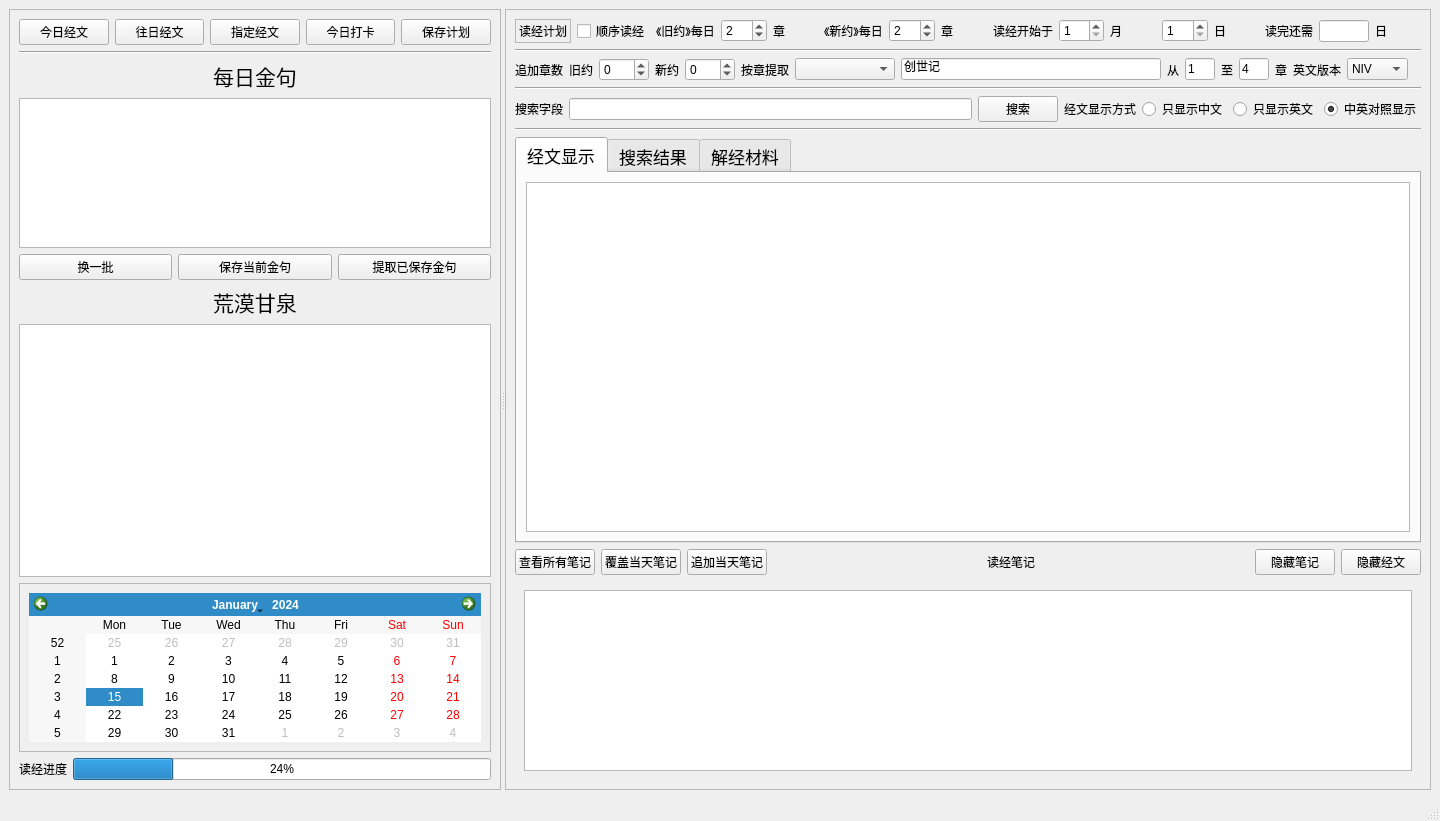
<?xml version="1.0" encoding="UTF-8"?>
<ui version="4.0">
 <class>MainWindow</class>
 <widget class="QMainWindow" name="MainWindow">
  <property name="geometry">
   <rect>
    <x>0</x>
    <y>0</y>
    <width>1440</width>
    <height>821</height>
   </rect>
  </property>
  <property name="windowTitle">
   <string>MainWindow</string>
  </property>
  <widget class="QWidget" name="centralwidget">
   <layout class="QHBoxLayout" name="horizontalLayout">
    <item>
     <widget class="QSplitter" name="splitter">
      <property name="orientation">
       <enum>Qt::Horizontal</enum>
      </property>
      <widget class="QFrame" name="frame">
       <property name="sizePolicy">
        <sizepolicy hsizetype="Minimum" vsizetype="Preferred">
         <horstretch>0</horstretch>
         <verstretch>0</verstretch>
        </sizepolicy>
       </property>
       <property name="minimumSize">
        <size>
         <width>450</width>
         <height>0</height>
        </size>
       </property>
       <property name="frameShape">
        <enum>QFrame::StyledPanel</enum>
       </property>
       <property name="frameShadow">
        <enum>QFrame::Raised</enum>
       </property>
       <layout class="QVBoxLayout" name="verticalLayout">
        <item>
         <layout class="QHBoxLayout" name="horizontalLayout_3">
          <item>
           <widget class="QPushButton" name="pushButton_today">
            <property name="text">
             <string>今日经文</string>
            </property>
           </widget>
          </item>
          <item>
           <widget class="QPushButton" name="pushButton_before">
            <property name="text">
             <string>往日经文</string>
            </property>
           </widget>
          </item>
          <item>
           <widget class="QPushButton" name="pushButton_specified">
            <property name="text">
             <string>指定经文</string>
            </property>
           </widget>
          </item>
          <item>
           <widget class="QPushButton" name="pushButton_check">
            <property name="text">
             <string>今日打卡</string>
            </property>
           </widget>
          </item>
          <item>
           <widget class="QPushButton" name="pushButton_save_plan">
            <property name="text">
             <string>保存计划</string>
            </property>
           </widget>
          </item>
         </layout>
        </item>
        <item>
         <widget class="Line" name="line_5">
          <property name="orientation">
           <enum>Qt::Horizontal</enum>
          </property>
         </widget>
        </item>
        <item>
         <widget class="QLabel" name="label_17">
          <property name="font">
           <font>
            <pointsize>16</pointsize>
           </font>
          </property>
          <property name="text">
           <string>每日金句</string>
          </property>
          <property name="alignment">
           <set>Qt::AlignCenter</set>
          </property>
         </widget>
        </item>
        <item>
         <widget class="QTextBrowser" name="textBrowser_scripture">
          <property name="sizePolicy">
           <sizepolicy hsizetype="Expanding" vsizetype="Maximum">
            <horstretch>0</horstretch>
            <verstretch>0</verstretch>
           </sizepolicy>
          </property>
          <property name="maximumSize">
           <size>
            <width>1900000</width>
            <height>150</height>
           </size>
          </property>
          <property name="font">
           <font>
            <family>Kai</family>
            <pointsize>17</pointsize>
           </font>
          </property>
         </widget>
        </item>
        <item>
         <layout class="QHBoxLayout" name="horizontalLayout_8">
          <item>
           <widget class="QPushButton" name="pushButton_change">
            <property name="text">
             <string>换一批</string>
            </property>
           </widget>
          </item>
          <item>
           <widget class="QPushButton" name="pushButton_save_current">
            <property name="text">
             <string>保存当前金句</string>
            </property>
           </widget>
          </item>
          <item>
           <widget class="QPushButton" name="pushButton_load_saved">
            <property name="text">
             <string>提取已保存金句</string>
            </property>
           </widget>
          </item>
         </layout>
        </item>
        <item>
         <layout class="QHBoxLayout" name="horizontalLayout_2">
          <item>
           <spacer name="horizontalSpacer">
            <property name="orientation">
             <enum>Qt::Horizontal</enum>
            </property>
            <property name="sizeHint" stdset="0">
             <size>
              <width>40</width>
              <height>20</height>
             </size>
            </property>
           </spacer>
          </item>
          <item>
           <widget class="QLabel" name="label">
            <property name="font">
             <font>
              <pointsize>16</pointsize>
             </font>
            </property>
            <property name="text">
             <string>荒漠甘泉</string>
            </property>
           </widget>
          </item>
          <item>
           <spacer name="horizontalSpacer_2">
            <property name="orientation">
             <enum>Qt::Horizontal</enum>
            </property>
            <property name="sizeHint" stdset="0">
             <size>
              <width>40</width>
              <height>20</height>
             </size>
            </property>
           </spacer>
          </item>
         </layout>
        </item>
        <item>
         <widget class="QTextBrowser" name="textBrowser">
          <property name="font">
           <font>
            <family>Kai</family>
            <pointsize>17</pointsize>
            <italic>false</italic>
           </font>
          </property>
          <property name="layoutDirection">
           <enum>Qt::LeftToRight</enum>
          </property>
         </widget>
        </item>
        <item>
         <widget class="QFrame" name="frame_3">
          <property name="frameShape">
           <enum>QFrame::StyledPanel</enum>
          </property>
          <property name="frameShadow">
           <enum>QFrame::Raised</enum>
          </property>
          <layout class="QHBoxLayout" name="horizontalLayout_5">
           <item>
            <widget class="QCalendarWidget" name="calendarWidget">
             <property name="sizePolicy">
              <sizepolicy hsizetype="Minimum" vsizetype="Maximum">
               <horstretch>0</horstretch>
               <verstretch>0</verstretch>
              </sizepolicy>
             </property>
             <property name="autoFillBackground">
              <bool>false</bool>
             </property>
            </widget>
           </item>
          </layout>
         </widget>
        </item>
        <item>
         <layout class="QHBoxLayout" name="horizontalLayout_15">
          <item>
           <widget class="QLabel" name="label_27">
            <property name="text">
             <string>读经进度</string>
            </property>
           </widget>
          </item>
          <item>
           <widget class="QProgressBar" name="progressBar">
            <property name="value">
             <number>24</number>
            </property>
           </widget>
          </item>
         </layout>
        </item>
       </layout>
      </widget>
      <widget class="QFrame" name="frame_2">
       <property name="sizePolicy">
        <sizepolicy hsizetype="Minimum" vsizetype="Preferred">
         <horstretch>0</horstretch>
         <verstretch>0</verstretch>
        </sizepolicy>
       </property>
       <property name="minimumSize">
        <size>
         <width>900</width>
         <height>0</height>
        </size>
       </property>
       <property name="maximumSize">
        <size>
         <width>16777215</width>
         <height>16777215</height>
        </size>
       </property>
       <property name="frameShape">
        <enum>QFrame::StyledPanel</enum>
       </property>
       <property name="frameShadow">
        <enum>QFrame::Raised</enum>
       </property>
       <layout class="QVBoxLayout" name="verticalLayout_2">
        <item>
         <layout class="QHBoxLayout" name="horizontalLayout_10">
          <item>
           <widget class="QLabel" name="label_21">
            <property name="frameShape">
             <enum>QFrame::StyledPanel</enum>
            </property>
            <property name="frameShadow">
             <enum>QFrame::Sunken</enum>
            </property>
            <property name="text">
             <string>读经计划</string>
            </property>
           </widget>
          </item>
          <item>
           <widget class="QCheckBox" name="checkBox_order">
            <property name="text">
             <string>顺序读经</string>
            </property>
           </widget>
          </item>
          <item>
           <widget class="QLabel" name="label_3">
            <property name="text">
             <string>《旧约》每日</string>
            </property>
           </widget>
          </item>
          <item>
           <widget class="QSpinBox" name="spinBox_old">
            <property name="value">
             <number>2</number>
            </property>
           </widget>
          </item>
          <item>
           <widget class="QLabel" name="label_23">
            <property name="text">
             <string>章</string>
            </property>
           </widget>
          </item>
          <item>
           <widget class="QLabel" name="label_24">
            <property name="text">
             <string>《新约》每日</string>
            </property>
           </widget>
          </item>
          <item>
           <widget class="QSpinBox" name="spinBox_new">
            <property name="value">
             <number>2</number>
            </property>
           </widget>
          </item>
          <item>
           <widget class="QLabel" name="label_25">
            <property name="text">
             <string>章</string>
            </property>
           </widget>
          </item>
          <item>
           <widget class="QLabel" name="label_4">
            <property name="text">
             <string>读经开始于</string>
            </property>
           </widget>
          </item>
          <item>
           <widget class="QSpinBox" name="spinBox_start_month">
            <property name="minimum">
             <number>1</number>
            </property>
            <property name="maximum">
             <number>12</number>
            </property>
           </widget>
          </item>
          <item>
           <widget class="QLabel" name="label_5">
            <property name="text">
             <string>月</string>
            </property>
           </widget>
          </item>
          <item>
           <widget class="QSpinBox" name="spinBox_start_date">
            <property name="minimum">
             <number>1</number>
            </property>
            <property name="maximum">
             <number>31</number>
            </property>
           </widget>
          </item>
          <item>
           <widget class="QLabel" name="label_6">
            <property name="text">
             <string>日</string>
            </property>
           </widget>
          </item>
          <item>
           <widget class="QLabel" name="label_7">
            <property name="text">
             <string>读完还需</string>
            </property>
           </widget>
          </item>
          <item>
           <widget class="QLineEdit" name="lineEdit_count_down">
            <property name="sizePolicy">
             <sizepolicy hsizetype="Fixed" vsizetype="Fixed">
              <horstretch>0</horstretch>
              <verstretch>0</verstretch>
             </sizepolicy>
            </property>
            <property name="maximumSize">
             <size>
              <width>50</width>
              <height>16777215</height>
             </size>
            </property>
           </widget>
          </item>
          <item>
           <widget class="QLabel" name="label_8">
            <property name="text">
             <string>日</string>
            </property>
           </widget>
          </item>
         </layout>
        </item>
        <item>
         <widget class="Line" name="line_2">
          <property name="orientation">
           <enum>Qt::Horizontal</enum>
          </property>
         </widget>
        </item>
        <item>
         <layout class="QHBoxLayout" name="horizontalLayout_4">
          <item>
           <widget class="QLabel" name="label_14">
            <property name="text">
             <string>追加章数</string>
            </property>
           </widget>
          </item>
          <item>
           <widget class="QLabel" name="label_15">
            <property name="text">
             <string>旧约</string>
            </property>
           </widget>
          </item>
          <item>
           <widget class="QSpinBox" name="spinBox_more_old">
            <property name="sizePolicy">
             <sizepolicy hsizetype="Fixed" vsizetype="Fixed">
              <horstretch>0</horstretch>
              <verstretch>0</verstretch>
             </sizepolicy>
            </property>
            <property name="maximumSize">
             <size>
              <width>50</width>
              <height>16777215</height>
             </size>
            </property>
            <property name="minimum">
             <number>-100</number>
            </property>
           </widget>
          </item>
          <item>
           <widget class="QLabel" name="label_16">
            <property name="text">
             <string>新约</string>
            </property>
           </widget>
          </item>
          <item>
           <widget class="QSpinBox" name="spinBox_more_new">
            <property name="sizePolicy">
             <sizepolicy hsizetype="Fixed" vsizetype="Fixed">
              <horstretch>0</horstretch>
              <verstretch>0</verstretch>
             </sizepolicy>
            </property>
            <property name="maximumSize">
             <size>
              <width>50</width>
              <height>16777215</height>
             </size>
            </property>
            <property name="minimum">
             <number>-100</number>
            </property>
           </widget>
          </item>
          <item>
           <widget class="QLabel" name="label_9">
            <property name="text">
             <string>按章提取</string>
            </property>
           </widget>
          </item>
          <item>
           <widget class="QComboBox" name="comboBox_book">
            <property name="sizePolicy">
             <sizepolicy hsizetype="Fixed" vsizetype="Fixed">
              <horstretch>0</horstretch>
              <verstretch>0</verstretch>
             </sizepolicy>
            </property>
            <property name="minimumSize">
             <size>
              <width>100</width>
              <height>0</height>
             </size>
            </property>
           </widget>
          </item>
          <item>
           <widget class="QLineEdit" name="lineEdit_book">
            <property name="text">
             <string>创世记</string>
            </property>
           </widget>
          </item>
          <item>
           <widget class="QLabel" name="label_2">
            <property name="text">
             <string>从</string>
            </property>
           </widget>
          </item>
          <item>
           <widget class="QLineEdit" name="lineEdit_book_chapter">
            <property name="sizePolicy">
             <sizepolicy hsizetype="Fixed" vsizetype="Fixed">
              <horstretch>0</horstretch>
              <verstretch>0</verstretch>
             </sizepolicy>
            </property>
            <property name="maximumSize">
             <size>
              <width>30</width>
              <height>16777215</height>
             </size>
            </property>
            <property name="text">
             <string>1</string>
            </property>
           </widget>
          </item>
          <item>
           <widget class="QLabel" name="label_12">
            <property name="text">
             <string>至</string>
            </property>
           </widget>
          </item>
          <item>
           <widget class="QLineEdit" name="lineEdit_book_chapter2">
            <property name="sizePolicy">
             <sizepolicy hsizetype="Fixed" vsizetype="Fixed">
              <horstretch>0</horstretch>
              <verstretch>0</verstretch>
             </sizepolicy>
            </property>
            <property name="maximumSize">
             <size>
              <width>30</width>
              <height>16777215</height>
             </size>
            </property>
            <property name="text">
             <string>4</string>
            </property>
           </widget>
          </item>
          <item>
           <widget class="QLabel" name="label_10">
            <property name="text">
             <string>章</string>
            </property>
           </widget>
          </item>
          <item>
           <widget class="QLabel" name="label_20">
            <property name="text">
             <string>英文版本</string>
            </property>
           </widget>
          </item>
          <item>
           <widget class="QComboBox" name="comboBox_bible_version">
            <property name="sizePolicy">
             <sizepolicy hsizetype="Fixed" vsizetype="Fixed">
              <horstretch>0</horstretch>
              <verstretch>0</verstretch>
             </sizepolicy>
            </property>
            <item>
             <property name="text">
              <string>NIV</string>
             </property>
            </item>
            <item>
             <property name="text">
              <string>KJV</string>
             </property>
            </item>
            <item>
             <property name="text">
              <string>NKJV</string>
             </property>
            </item>
            <item>
             <property name="text">
              <string>ASV</string>
             </property>
            </item>
           </widget>
          </item>
          <item>
           <widget class="QLabel" name="label_13">
            <property name="text">
             <string/>
            </property>
           </widget>
          </item>
         </layout>
        </item>
        <item>
         <widget class="Line" name="line_4">
          <property name="orientation">
           <enum>Qt::Horizontal</enum>
          </property>
         </widget>
        </item>
        <item>
         <layout class="QHBoxLayout" name="horizontalLayout_9">
          <item>
           <widget class="QLabel" name="label_18">
            <property name="text">
             <string>搜索字段</string>
            </property>
           </widget>
          </item>
          <item>
           <widget class="QLineEdit" name="lineEdit_key_words">
            <property name="maximumSize">
             <size>
              <width>500</width>
              <height>16777215</height>
             </size>
            </property>
           </widget>
          </item>
          <item>
           <widget class="QPushButton" name="pushButton_search">
            <property name="text">
             <string>搜索</string>
            </property>
           </widget>
          </item>
          <item>
           <widget class="QLabel" name="label_19">
            <property name="text">
             <string>经文显示方式</string>
            </property>
           </widget>
          </item>
          <item>
           <widget class="QRadioButton" name="radioButton_cn">
            <property name="text">
             <string>只显示中文</string>
            </property>
            <property name="checked">
             <bool>false</bool>
            </property>
           </widget>
          </item>
          <item>
           <widget class="QRadioButton" name="radioButton_eng">
            <property name="text">
             <string>只显示英文</string>
            </property>
           </widget>
          </item>
          <item>
           <widget class="QRadioButton" name="radioButton_cn_eng">
            <property name="text">
             <string>中英对照显示</string>
            </property>
            <property name="checked">
             <bool>true</bool>
            </property>
           </widget>
          </item>
         </layout>
        </item>
        <item>
         <widget class="Line" name="line_3">
          <property name="orientation">
           <enum>Qt::Horizontal</enum>
          </property>
         </widget>
        </item>
        <item>
         <widget class="QTabWidget" name="tabWidget">
          <property name="minimumSize">
           <size>
            <width>0</width>
            <height>400</height>
           </size>
          </property>
          <property name="font">
           <font>
            <family>.SF NS Text</family>
            <pointsize>13</pointsize>
           </font>
          </property>
          <property name="currentIndex">
           <number>0</number>
          </property>
          <widget class="QWidget" name="tab">
           <attribute name="title">
            <string>经文显示</string>
           </attribute>
           <layout class="QHBoxLayout" name="horizontalLayout_11">
            <item>
             <widget class="QTextBrowser" name="textBrowser_bible">
              <property name="font">
               <font>
                <family>Kai</family>
                <pointsize>17</pointsize>
               </font>
              </property>
              <property name="html">
               <string>&lt;!DOCTYPE HTML PUBLIC &quot;-//W3C//DTD HTML 4.0//EN&quot; &quot;http://www.w3.org/TR/REC-html40/strict.dtd&quot;&gt;
&lt;html&gt;&lt;head&gt;&lt;meta name=&quot;qrichtext&quot; content=&quot;1&quot; /&gt;&lt;style type=&quot;text/css&quot;&gt;
p, li { white-space: pre-wrap; }
&lt;/style&gt;&lt;/head&gt;&lt;body style=&quot; font-family:'Kai'; font-size:17pt; font-weight:400; font-style:normal;&quot;&gt;
&lt;p align=&quot;center&quot; style=&quot;-qt-paragraph-type:empty; margin-top:0px; margin-bottom:0px; margin-left:0px; margin-right:0px; -qt-block-indent:0; text-indent:0px;&quot;&gt;&lt;br /&gt;&lt;/p&gt;&lt;/body&gt;&lt;/html&gt;</string>
              </property>
             </widget>
            </item>
           </layout>
          </widget>
          <widget class="QWidget" name="tab_2">
           <attribute name="title">
            <string>搜索结果</string>
           </attribute>
           <layout class="QHBoxLayout" name="horizontalLayout_12">
            <item>
             <widget class="QTextBrowser" name="textBrowser_search_results">
              <property name="font">
               <font>
                <family>Kai</family>
                <pointsize>17</pointsize>
                <weight>50</weight>
                <bold>false</bold>
               </font>
              </property>
              <property name="html">
               <string>&lt;!DOCTYPE HTML PUBLIC &quot;-//W3C//DTD HTML 4.0//EN&quot; &quot;http://www.w3.org/TR/REC-html40/strict.dtd&quot;&gt;
&lt;html&gt;&lt;head&gt;&lt;meta name=&quot;qrichtext&quot; content=&quot;1&quot; /&gt;&lt;style type=&quot;text/css&quot;&gt;
p, li { white-space: pre-wrap; }
&lt;/style&gt;&lt;/head&gt;&lt;body style=&quot; font-family:'Kai'; font-size:17pt; font-weight:400; font-style:normal;&quot;&gt;
&lt;p style=&quot;-qt-paragraph-type:empty; margin-top:0px; margin-bottom:0px; margin-left:0px; margin-right:0px; -qt-block-indent:0; text-indent:0px;&quot;&gt;&lt;br /&gt;&lt;/p&gt;&lt;/body&gt;&lt;/html&gt;</string>
              </property>
             </widget>
            </item>
           </layout>
          </widget>
          <widget class="QWidget" name="tab_3">
           <attribute name="title">
            <string>解经材料</string>
           </attribute>
           <layout class="QVBoxLayout" name="verticalLayout_3">
            <item>
             <layout class="QHBoxLayout" name="horizontalLayout_13">
              <item>
               <widget class="QPushButton" name="pushButton_load_json">
                <property name="text">
                 <string>导入解经文件</string>
                </property>
               </widget>
              </item>
              <item>
               <widget class="QPushButton" name="pushButton_save_json">
                <property name="text">
                 <string>保存解经文件</string>
                </property>
               </widget>
              </item>
              <item>
               <widget class="QLabel" name="label_22">
                <property name="text">
                 <string>文件名</string>
                </property>
               </widget>
              </item>
              <item>
               <widget class="QLineEdit" name="lineEdit_book_title">
                <property name="maximumSize">
                 <size>
                  <width>300</width>
                  <height>16777215</height>
                 </size>
                </property>
               </widget>
              </item>
              <item>
               <widget class="QPushButton" name="pushButton_last_chapter">
                <property name="text">
                 <string>上一讲</string>
                </property>
               </widget>
              </item>
              <item>
               <widget class="QLabel" name="label_26">
                <property name="text">
                 <string>选取章节</string>
                </property>
               </widget>
              </item>
              <item>
               <widget class="QComboBox" name="comboBox_book_chapter">
                <property name="sizePolicy">
                 <sizepolicy hsizetype="Expanding" vsizetype="Fixed">
                  <horstretch>0</horstretch>
                  <verstretch>0</verstretch>
                 </sizepolicy>
                </property>
               </widget>
              </item>
              <item>
               <widget class="QPushButton" name="pushButton_next_chapter">
                <property name="text">
                 <string>下一讲</string>
                </property>
               </widget>
              </item>
             </layout>
            </item>
            <item>
             <widget class="QPlainTextEdit" name="plainTextEdit_scripture_explain">
              <property name="minimumSize">
               <size>
                <width>0</width>
                <height>320</height>
               </size>
              </property>
              <property name="font">
               <font>
                <family>Kai</family>
                <pointsize>17</pointsize>
               </font>
              </property>
             </widget>
            </item>
           </layout>
          </widget>
         </widget>
        </item>
        <item>
         <layout class="QHBoxLayout" name="horizontalLayout_6">
          <item>
           <widget class="QPushButton" name="pushButton_load">
            <property name="text">
             <string>查看所有笔记</string>
            </property>
           </widget>
          </item>
          <item>
           <widget class="QPushButton" name="pushButton_save">
            <property name="text">
             <string>覆盖当天笔记</string>
            </property>
           </widget>
          </item>
          <item>
           <widget class="QPushButton" name="pushButton_append">
            <property name="text">
             <string>追加当天笔记</string>
            </property>
           </widget>
          </item>
          <item>
           <spacer name="horizontalSpacer_5">
            <property name="orientation">
             <enum>Qt::Horizontal</enum>
            </property>
            <property name="sizeHint" stdset="0">
             <size>
              <width>40</width>
              <height>20</height>
             </size>
            </property>
           </spacer>
          </item>
          <item>
           <widget class="QLabel" name="label_11">
            <property name="frameShape">
             <enum>QFrame::NoFrame</enum>
            </property>
            <property name="frameShadow">
             <enum>QFrame::Raised</enum>
            </property>
            <property name="text">
             <string>读经笔记</string>
            </property>
           </widget>
          </item>
          <item>
           <spacer name="horizontalSpacer_6">
            <property name="orientation">
             <enum>Qt::Horizontal</enum>
            </property>
            <property name="sizeHint" stdset="0">
             <size>
              <width>40</width>
              <height>20</height>
             </size>
            </property>
           </spacer>
          </item>
          <item>
           <widget class="QPushButton" name="pushButton_show_notes">
            <property name="text">
             <string>隐藏笔记</string>
            </property>
           </widget>
          </item>
          <item>
           <widget class="QPushButton" name="pushButton_show_scripture">
            <property name="text">
             <string>隐藏经文</string>
            </property>
           </widget>
          </item>
         </layout>
        </item>
        <item>
         <widget class="QWidget" name="widget_notes" native="true">
          <property name="sizePolicy">
           <sizepolicy hsizetype="Preferred" vsizetype="Expanding">
            <horstretch>0</horstretch>
            <verstretch>0</verstretch>
           </sizepolicy>
          </property>
          <layout class="QHBoxLayout" name="horizontalLayout_7">
           <item>
            <widget class="QPlainTextEdit" name="plainTextEdit">
             <property name="sizePolicy">
              <sizepolicy hsizetype="Expanding" vsizetype="Expanding">
               <horstretch>0</horstretch>
               <verstretch>0</verstretch>
              </sizepolicy>
             </property>
             <property name="font">
              <font>
               <family>Kai</family>
               <pointsize>17</pointsize>
              </font>
             </property>
             <property name="plainText">
              <string/>
             </property>
            </widget>
           </item>
          </layout>
         </widget>
        </item>
       </layout>
      </widget>
     </widget>
    </item>
   </layout>
  </widget>
  <widget class="QMenuBar" name="menubar">
   <property name="geometry">
    <rect>
     <x>0</x>
     <y>0</y>
     <width>1440</width>
     <height>22</height>
    </rect>
   </property>
  </widget>
  <widget class="QStatusBar" name="statusbar"/>
 </widget>
 <resources/>
 <connections/>
</ui>
